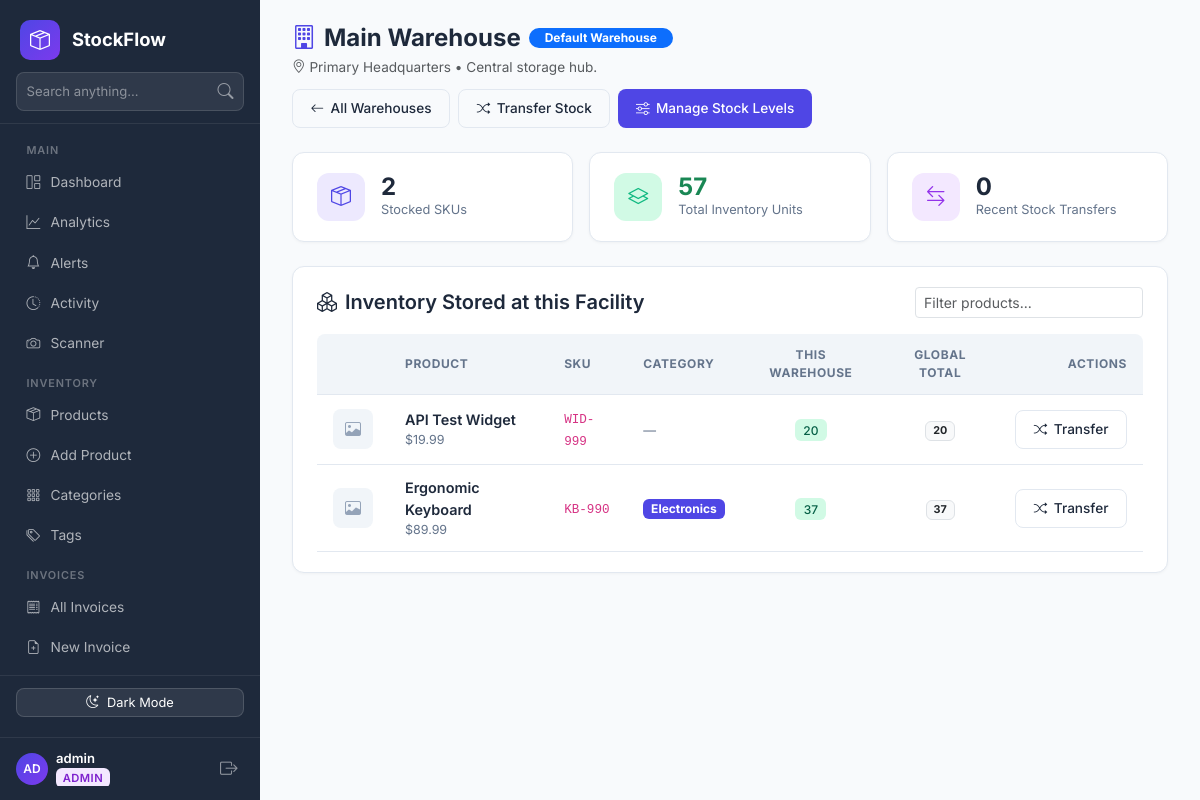
Page /warehouse/1 (signed in) on the committed database.
### app.py (models this page shows, shortened)
class User(db.Model, UserMixin):
    __tablename__ = "user"
    id            = db.Column(db.Integer, primary_key=True)
    username      = db.Column(db.String(80), unique=True, nullable=False)
    email         = db.Column(db.String(120), unique=True, nullable=False)
    password_hash = db.Column(db.String(255), nullable=False)
    role          = db.Column(db.String(20), default='staff')
    created_at    = db.Column(db.DateTime, default=datetime.utcnow)
    is_active     = db.Column(db.Boolean, default=True)
    @property
    def initials(self):
        parts = self.username.strip().split()
        if len(parts) >= 2:
            return (parts[0][0] + parts[1][0]).upper()
        return self.username[:2].upper() if self.username else '?'

class Warehouse(db.Model):
    __tablename__ = "warehouse"
    id            = db.Column(db.Integer, primary_key=True)
    name          = db.Column(db.String(120), nullable=False)
    location      = db.Column(db.String(200), nullable=True)
    notes         = db.Column(db.Text, nullable=True)
    is_default    = db.Column(db.Boolean, default=False)
    created_at    = db.Column(db.DateTime, default=datetime.utcnow)
    stock_entries = db.relationship('WarehouseStock', backref='warehouse', lazy=True, cascade="all, delete-orphan")
    @property
    def total_skus(self):
        return sum(1 for entry in self.stock_entries if entry.quantity > 0)
    @property
    def total_units(self):
        return sum(entry.quantity for entry in self.stock_entries)

class WarehouseStock(db.Model):
    __tablename__ = "warehouse_stock"
    id           = db.Column(db.Integer, primary_key=True)
    warehouse_id = db.Column(db.Integer, db.ForeignKey('warehouse.id'), nullable=False)
    product_id   = db.Column(db.Integer, db.ForeignKey('product.id'), nullable=False)
    quantity     = db.Column(db.Integer, default=0, nullable=False)
    __table_args__ = (db.UniqueConstraint('warehouse_id', 'product_id', name='_wh_prod_uc'),)
    product = db.relationship('Product', backref=db.backref('warehouse_stocks', lazy=True, cascade="all, delete-orphan"))

class Product(db.Model):
    __tablename__ = "product"
    id          = db.Column(db.Integer, primary_key=True)
    name        = db.Column(db.String(120), nullable=False)
    sku         = db.Column(db.String(80),  unique=True, nullable=False)
    quantity    = db.Column(db.Integer, default=0)
    price       = db.Column(db.Float, nullable=False)
    image       = db.Column(db.String(200), nullable=True)
    category_id = db.Column(db.Integer, db.ForeignKey('category.id'), nullable=True)
    supplier_id = db.Column(db.Integer, db.ForeignKey('supplier.id'), nullable=True)
    tags        = db.relationship('Tag', secondary=product_tags, backref=db.backref('products', lazy='dynamic'))
    @property
    def image_url(self):
        if self.image:
            return url_for('static', filename=f'uploads/{self.image}')
        return None

class Category(db.Model):
    __tablename__ = "category"
    id       = db.Column(db.Integer, primary_key=True)
    name     = db.Column(db.String(100), nullable=False)
    color    = db.Column(db.String(20), default='#4f46e5')
    icon     = db.Column(db.String(50), default='bi-tag')
    products = db.relationship('Product', backref='category', lazy=True)

### app.py (the view)
@app.route('/warehouse/<int:wid>')
@login_required
def warehouse_detail(wid):
    wh = Warehouse.query.get_or_404(wid)
    stock_entries = WarehouseStock.query.filter_by(warehouse_id=wh.id).join(Product).order_by(Product.name).all()
    recent_transfers_count = StockTransfer.query.filter(
        (StockTransfer.from_warehouse_id == wid) | (StockTransfer.to_warehouse_id == wid)
    ).count()
    return render_template('warehouse_detail.html',
                           warehouse=wh,
                           stock_entries=stock_entries,
                           recent_transfers_count=recent_transfers_count)

### app.py (called while the page is built)
@login_manager.user_loader
def load_user(user_id):
    return User.query.get(int(user_id))

@app.context_processor
def inject_global_data():
    try:
        low_stock_count = Product.query.filter(Product.quantity <= 10).count()
    except Exception:
        low_stock_count = 0
    return dict(
        low_stock_count=low_stock_count,
        permissions=PERMISSIONS,
        perm_definitions=PERM_DEFINITIONS
    )

### templates/warehouse_detail.html (shortened to what this page needs)
{% extends "base.html" %}
{% block content %}
<div class="sf-topbar">
    <div>
        <div class="d-flex align-items-center gap-2 mb-1">
            <h1 class="mb-0"><i class="bi bi-building me-2" style="color:var(--sf-primary)"></i>{{ warehouse.name }}</h1>
            {% if warehouse.is_default %}
            <span class="badge bg-primary rounded-pill px-3 py-1">Default Warehouse</span>
            {% endif %}
        </div>
        <p class="text-muted mb-0" style="font-size:.85rem;">
            <i class="bi bi-geo-alt"></i> {{ warehouse.location or 'No address specified' }}
            {% if warehouse.notes %} &bull; {{ warehouse.notes }}{% endif %}
        </p>
    </div>
    <div class="d-flex gap-2">
        <a href="{{ url_for('warehouse_list') }}" class="btn-sf outline"><i class="bi bi-arrow-left"></i> All Warehouses</a>
        <a href="{{ url_for('warehouse_transfer_create') }}?from_id={{ warehouse.id }}" class="btn-sf outline"><i class="bi bi-shuffle"></i> Transfer Stock</a>
        <a href="{{ url_for('warehouse_stock_manage', wid=warehouse.id) }}" class="btn-sf primary"><i class="bi bi-sliders"></i> Manage Stock Levels</a>
    </div>
</div>
<div class="row g-3 mb-4">
    <div class="col-md-4">
        <div class="sf-card sf-stat-card">
            <div class="sf-stat-icon blue"><i class="bi bi-box-seam"></i></div>
            <div>
                <div class="sf-stat-value">{{ warehouse.total_skus }}</div>
                <div class="sf-stat-label">Stocked SKUs</div>
            </div>
        </div>
    </div>
    <div class="col-md-4">
        <div class="sf-card sf-stat-card">
            <div class="sf-stat-icon green"><i class="bi bi-layers"></i></div>
            <div>
                <div class="sf-stat-value text-success">{{ warehouse.total_units }}</div>
                <div class="sf-stat-label">Total Inventory Units</div>
            </div>
        </div>
    </div>
    <div class="col-md-4">
        <div class="sf-card sf-stat-card">
            <div class="sf-stat-icon purple"><i class="bi bi-arrow-left-right"></i></div>
            <div>
                <div class="sf-stat-value">{{ recent_transfers_count|default(0) }}</div>
                <div class="sf-stat-label">Recent Stock Transfers</div>
            </div>
        </div>
    </div>
</div>
<div class="sf-card">
    <div class="d-flex align-items-center justify-content-between mb-3 flex-wrap gap-2">
        <h5 class="fw-semibold mb-0"><i class="bi bi-boxes me-2"></i>Inventory Stored at this Facility</h5>
        <div style="max-width:250px;">
            <input type="text" id="productFilterInput" onkeyup="filterStockTable()" class="form-control form-control-sm" placeholder="Filter products...">
        </div>
    </div>
    <div class="table-responsive">
        <table class="sf-table" id="stockTable">
            <thead>
                <tr>
                    <th style="width:50px;"></th>
                    <th>Product</th>
                    <th>SKU</th>
                    <th>Category</th>
                    <th style="text-align:center;">This Warehouse</th>
                    <th style="text-align:center;">Global Total</th>
                    <th style="text-align:right;">Actions</th>
                </tr>
            </thead>
            <tbody>
                {% for entry in stock_entries %}
                <tr>
                    <td>
                        {% if entry.product.image_url %}
                            <img src="{{ entry.product.image_url }}" class="product-thumb" alt="{{ entry.product.name }}">
                        {% else %}
                            <div class="product-thumb-placeholder"><i class="bi bi-image"></i></div>
                        {% endif %}
                    </td>
                    <td>
                        <div style="font-weight:600;">{{ entry.product.name }}</div>
                        <div style="font-size:.78rem; color:var(--sf-muted);">${{ "%.2f"|format(entry.product.price) }}</div>
                    </td>
                    <td><code>{{ entry.product.sku }}</code></td>
                    <td>
                        {% if entry.product.category %}
                            <span class="badge" style="background-color:{{ entry.product.category.color }}; color:#fff; font-size:.75rem;">
                                {{ entry.product.category.name }}
                            </span>
                        {% else %}
                            <span style="color:var(--sf-muted); font-size:.8rem;">—</span>
                        {% endif %}
                    </td>
                    <td style="text-align:center;">
                        {% if entry.quantity == 0 %}
                            <span class="badge-stock out">0</span>
                        {% elif entry.quantity <= 5 %}
                            <span class="badge-stock low">{{ entry.quantity }}</span>
                        {% else %}
                            <span class="badge-stock ok">{{ entry.quantity }}</span>
                        {% endif %}
                    </td>
                    <td style="text-align:center;">
                        <span class="badge bg-light text-dark border">{{ entry.product.quantity }}</span>
                    </td>
                    <td style="text-align:right;">
                        <a href="{{ url_for('warehouse_transfer_create') }}?from_id={{ warehouse.id }}&product_id={{ entry.product.id }}"
                           class="btn-sf outline btn-sm" title="Transfer this product">
                            <i class="bi bi-shuffle"></i> Transfer
                        </a>
                    </td>
                </tr>
                {% else %}
                <tr>
                    <td colspan="7" class="text-center text-muted py-4">
                        No products currently stocked in this warehouse. Click "Manage Stock Levels" to initialize inventory.
                    </td>
                </tr>
                {% endfor %}
            </tbody>
        </table>
    </div>
</div>
{% endblock %}

### templates/base.html (shortened to what this page needs)
<!DOCTYPE html>
<html lang="en">
<head>
    <link href="https://cdn.jsdelivr.net/npm/bootstrap@5.3.2/dist/css/bootstrap.min.css" rel="stylesheet">
    <link rel="stylesheet" href="https://cdn.jsdelivr.net/npm/bootstrap-icons@1.11.2/font/bootstrap-icons.min.css">
</head>
<body>
    <nav class="sf-sidebar" id="sidebar">
        <div class="brand">
            <div class="brand-icon"><i class="bi bi-box-seam"></i></div>
            <span class="brand-text">StockFlow</span>
        </div>
        <div class="sf-sidebar-search">
            <form action="{{ url_for('search') }}" method="GET">
                <div class="input-group">
                    <input type="text" name="q" class="form-control" placeholder="Search anything..." value="{{ request.args.get('q', '') }}">
                    <button type="submit" class="btn"><i class="bi bi-search"></i></button>
                </div>
            </form>
        </div>
        <div class="nav-section">
            <div class="nav-label">Main</div>
            <a href="{{ url_for('index') }}" class="nav-link {% if request.endpoint == 'index' and not request.args.get('tag') %}active{% endif %}">
                <i class="bi bi-grid-1x2"></i> Dashboard
            </a>
            <a href="{{ url_for('analytics') }}" class="nav-link {% if request.endpoint == 'analytics' %}active{% endif %}">
                <i class="bi bi-graph-up"></i> Analytics
            </a>
            <a href="{{ url_for('alerts') }}" class="nav-link {% if request.endpoint == 'alerts' %}active{% endif %}">
                <i class="bi bi-bell"></i> Alerts
            </a>
            <a href="{{ url_for('activity_log') }}" class="nav-link {% if request.endpoint == 'activity_log' %}active{% endif %}">
                <i class="bi bi-clock-history"></i> Activity
            </a>
            <a href="{{ url_for('scanner') }}" class="nav-link {% if request.endpoint == 'scanner' %}active{% endif %}">
                <i class="bi bi-camera"></i> Scanner
            </a>
            <div class="nav-label">Inventory</div>
            <a href="{{ url_for('index') }}" class="nav-link {% if request.endpoint == 'index' %}active{% endif %}">
                <i class="bi bi-box-seam"></i> Products
            </a>
            <a href="{{ url_for('product_create') }}" class="nav-link {% if request.endpoint == 'product_create' %}active{% endif %}">
                <i class="bi bi-plus-circle"></i> Add Product
            </a>
            <a href="{{ url_for('category_list') }}" class="nav-link {% if request.endpoint in ['category_list', 'category_create', 'category_edit'] %}active{% endif %}">
                <i class="bi bi-grid-3x3-gap"></i> Categories
            </a>
            <a href="{{ url_for('tag_list') }}" class="nav-link {% if request.endpoint in ['tag_list', 'tag_create', 'tag_edit'] %}active{% endif %}">
                <i class="bi bi-tags"></i> Tags
            </a>
            <div class="nav-label">Invoices</div>
            <a href="{{ url_for('invoice_list') }}" class="nav-link {% if request.endpoint == 'invoice_list' %}active{% endif %}">
                <i class="bi bi-receipt"></i> All Invoices
            </a>
            <a href="{{ url_for('invoice_create') }}" class="nav-link {% if request.endpoint == 'invoice_create' %}active{% endif %}">
                <i class="bi bi-file-earmark-plus"></i> New Invoice
            </a>
            <a href="{{ url_for('return_list') }}" class="nav-link {% if request.endpoint in ['return_list', 'invoice_return_create'] %}active{% endif %}">
            </a>
        </div>
        <div class="sf-sidebar-footer" style="padding:0.75rem 1rem;">
            <button type="button" class="btn btn-sm w-100 d-flex align-items-center justify-content-center gap-2 mb-2" id="darkModeBtn" onclick="toggleDarkMode()" style="background:rgba(255,255,255,0.08);color:#fff;border:1px solid rgba(255,255,255,0.15);border-radius:8px;font-size:0.8rem;">
                <i class="bi bi-moon-stars" id="darkModeIcon"></i> <span id="darkModeText">Dark Mode</span>
            </button>
        </div>
        {% if current_user.is_authenticated %}
        <div class="user-footer-card">
            <div class="d-flex align-items-center gap-2 overflow-hidden">
                <div class="avatar sm blue">{{ current_user.initials }}</div>
                <div style="line-height:1.2; overflow:hidden;">
                    <div style="color:#fff; font-weight:600; font-size:.82rem; white-space:nowrap; text-overflow:ellipsis; overflow:hidden;">
                        {{ current_user.username }}
                    </div>
                    <span class="badge-role {{ current_user.role }}">{{ current_user.role }}</span>
                </div>
            </div>
            <a href="{{ url_for('logout') }}" title="Logout" style="color:rgba(255,255,255,.5); font-size:1.1rem; padding:.2rem .4rem; text-decoration:none;" onmouseover="this.style.color='#ef4444'" onmouseout="this.style.color='rgba(255,255,255,.5)'">
                <i class="bi bi-box-arrow-right"></i>
            </a>
        </div>
        {% endif %}
    </nav>
    <div class="sf-main">
        {% block content %}{% endblock %}
    </div>
</body>
</html>

### rows in the picture
User: initials "AD", username "admin", role "ADMIN"
Warehouse: name "Main Warehouse", location "Primary Headquarters", notes "Central storage hub."
WarehouseStock: total_skus "2", total_units "57", product.name "Ergonomic Keyboard", product.sku "KB-990", product.category.name "Electronics", quantity "37", product.quantity "37"
WarehouseStock: product.name "API Test Widget", product.sku "WID-999", quantity "20", product.quantity "20"
Product: product.price "19.99"
Product: product.price "89.99"

### other values in the picture
{{ recent_transfers_count|default(0) }} "0"
